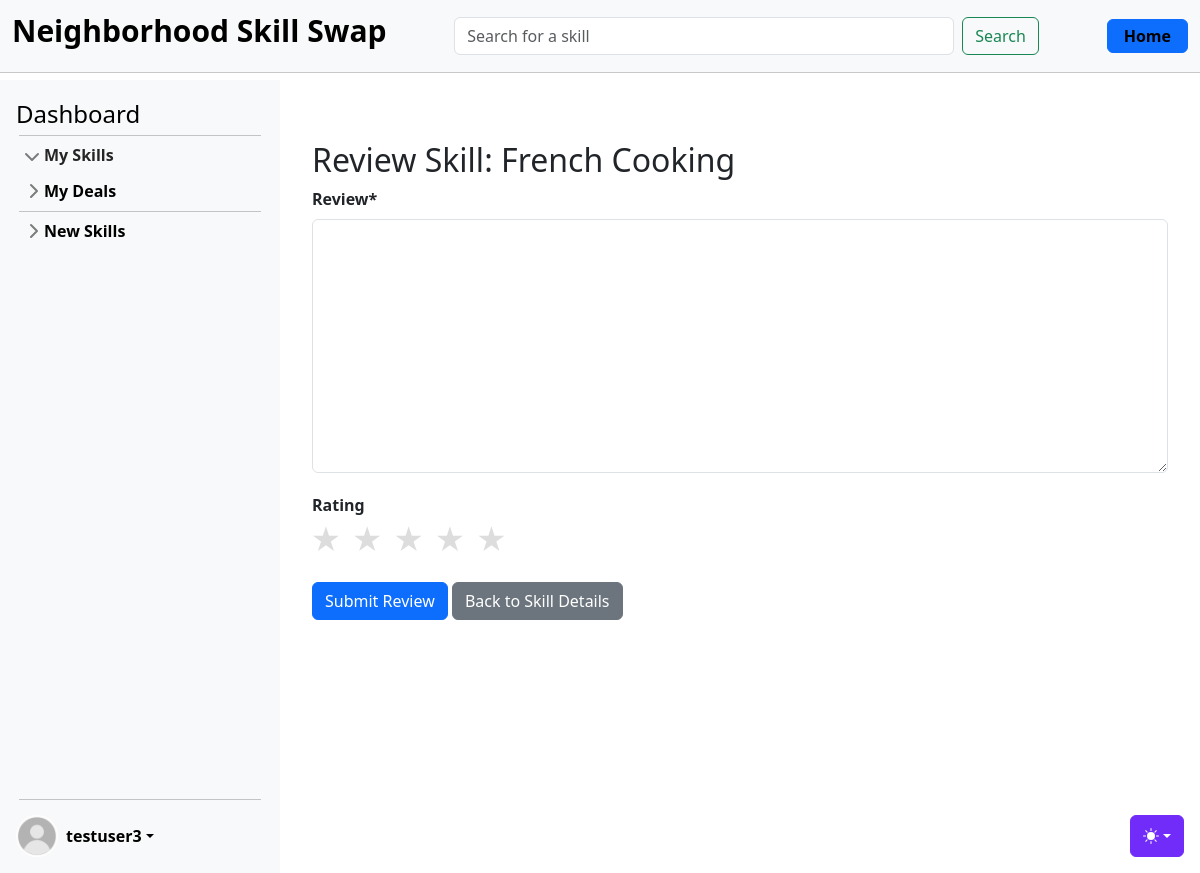
The page /skills/review/7/ (signed in) on the database as committed earlier.
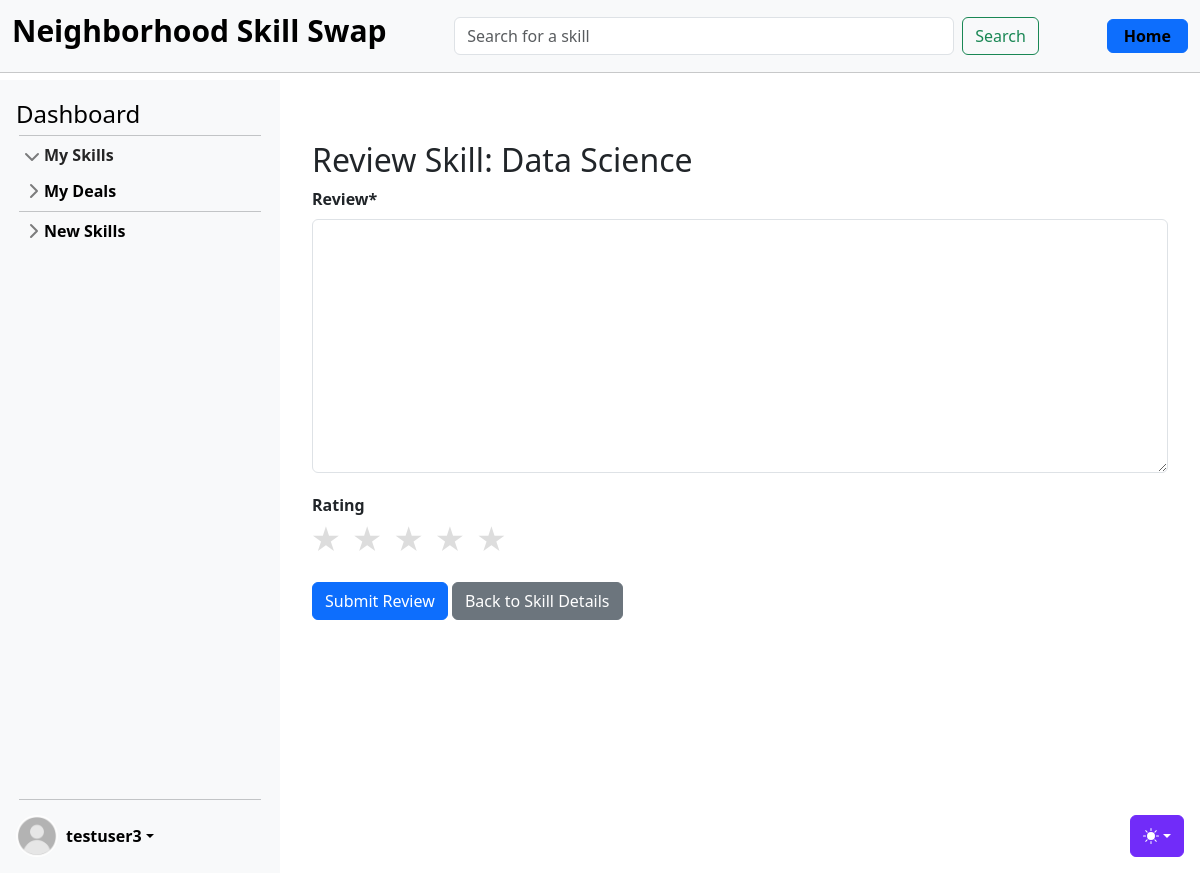
The same page on the database as committed later.
### skills/models.py (models this page shows, shortened)
class Skill(models.Model):
    name = models.CharField(max_length=100, blank=False)
    level = models.CharField(max_length=20, blank=False)
    description = models.TextField()
    owner = models.ForeignKey(settings.AUTH_USER_MODEL, on_delete=models.CASCADE)
    category = models.ForeignKey(Category, on_delete=models.CASCADE)
    date = models.DateTimeField(auto_now_add=True)
    skill_type = models.CharField(max_length=20, blank=False)
    rating = models.FloatField(default=5.0)

### skills/views_skills.py (the view, shortened to what this page needs)
# urls.py: path("review/<int:pk>/", SkillReviewCreateView.as_view(), name="skill_review"),
class SkillReviewCreateView(LoginRequiredMixin, UserPassesTestMixin, CreateView):
    model = Review
    form_class = ReviewForm
    template_name = "skills/skill_review_create.html"
    context_object_name = "review"
    def test_func(self):
        skill = get_object_or_404(Skill, pk=self.kwargs["pk"])
        return SkillDeal.objects.filter(
            skill=skill, owner=self.request.user, status=SkillDeal.COMPLETED
        ).exists()
    def get_context_data(self, **kwargs):
        context = super().get_context_data(**kwargs)
        context["skill"] = get_object_or_404(Skill, pk=self.kwargs["pk"])
        return context

### skills/forms.py
class ReviewForm(forms.ModelForm):
    rating = forms.ChoiceField(
        choices=[(i, str(i)) for i in range(1, 6)],
        label="Rating",
        widget=forms.RadioSelect(attrs={"class": "rating"}),
    )
    class Meta:
        model = Review
        fields = ["review", "rating"]

### templates/skills/skill_review_create.html (shortened to what this page needs)
{% extends 'base.html' %}
{% load crispy_forms_tags %}
{% block content %}
<div class="container mt-5">
    <h2>Review Skill: {{ skill.name }}</h2>
    <form method="post">
        <div class="form-group">
            {{ form.review|as_crispy_field }}
        </div>
        <div class="form-group">
            <label>Rating</label>
            <div class="star-rating">
                {% for value, label in form.rating.field.choices %}
                <label for="rating-{{ value }}" class="star">&#9733;</label>
                {% endfor %}
            </div>
        </div>
        <button type="submit" class="btn btn-primary">Submit Review</button>
        <a href="{% url 'skill_detail' skill.pk %}" class="btn btn-secondary">Back to Skill Details</a>
    </form>
</div>
{% endblock %}

Rows that differ between the two databases and show on the page:
changed Skill: name "French Cooking" → "Data Science"
